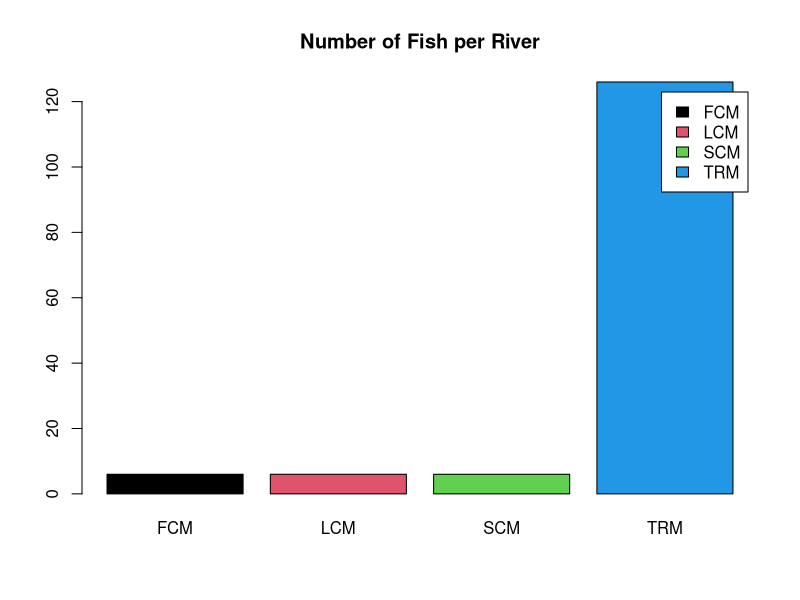

Write R code to recreate this figure.
## ---- chunk 1
knitr::opts_chunk$set(echo = TRUE)
## ---- chunk 2
getwd()
## ---- chunk 3
ddt = read.csv("DDT.csv")
head(ddt)
## ---- chunk 4
unlist(lapply(ddt, is.factor))
## ---- chunk 5
levels(ddt$SPECIES)
## ---- chunk 6
temp = with(ddt, ddt[WEIGHT>800 & SPECIES == "LMBASS",])
print(temp)
## ---- chunk 7
temp = with(ddt, ddt[RIVER == "SCM" & DDT > 4.0,])
print(temp)
## ---- chunk 8
tabRVR = table(ddt$RIVER)
print(tabRVR)
## ---- chunk 9
barRVR = barplot(tabRVR, beside = TRUE, col = 1:4, legend.text = TRUE, main = "Number of Fish per River")
